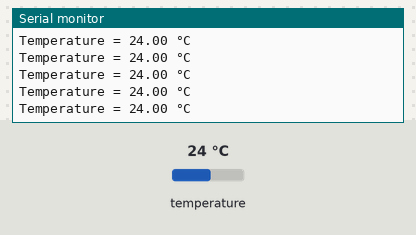
A sketch run on a simulated Arduino Nano 33 BLE. Shown: the last lines printed to the serial monitor. The inputs (shaded band) are chosen by the test bench; at power-on: temperature 24 °C.

Above: at 1.2 s.
1.3 s: temperature set to 12 °C
At 1.37 s:
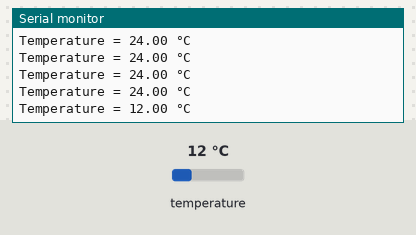
2.8 s: temperature set to 19 °C
At 2.84 s:
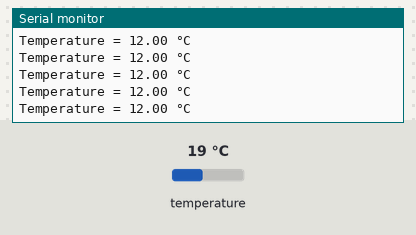
Timing chart, 0 to 5.8 s (numbered marks = the images above; inputs shaded):
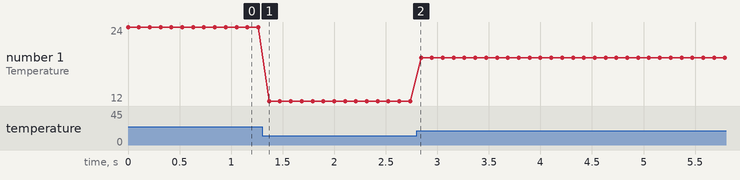

The sketch:

sensorA_temp.ino
```cpp
// sensorA_temp.ino

#include <Arduino_HTS221.h>

void setup() {
  // Begin serial communication
  Serial.begin(9600);
  while(!Serial);
  // Initialize HTS
  if(!HTS.begin())
  {
    Serial.println("Failed to initialize humidity/temperature sensor!");
    while(1);
  }
}

void loop() {
  // Print temperature reading
  Serial.print("Temperature = ");
  Serial.print(HTS.readTemperature());
  Serial.println(" °C");
  // Wait 1 second before logging a reading
  delay(100);
}
```

Measured:
- after the input at 1.3 s, the serial monitor: prints a new line after 0.07 s (image 1)
- plotted number 1: 24 → 12 after the input at 1.3 s, 12 → 19 after the input at 2.8 s
